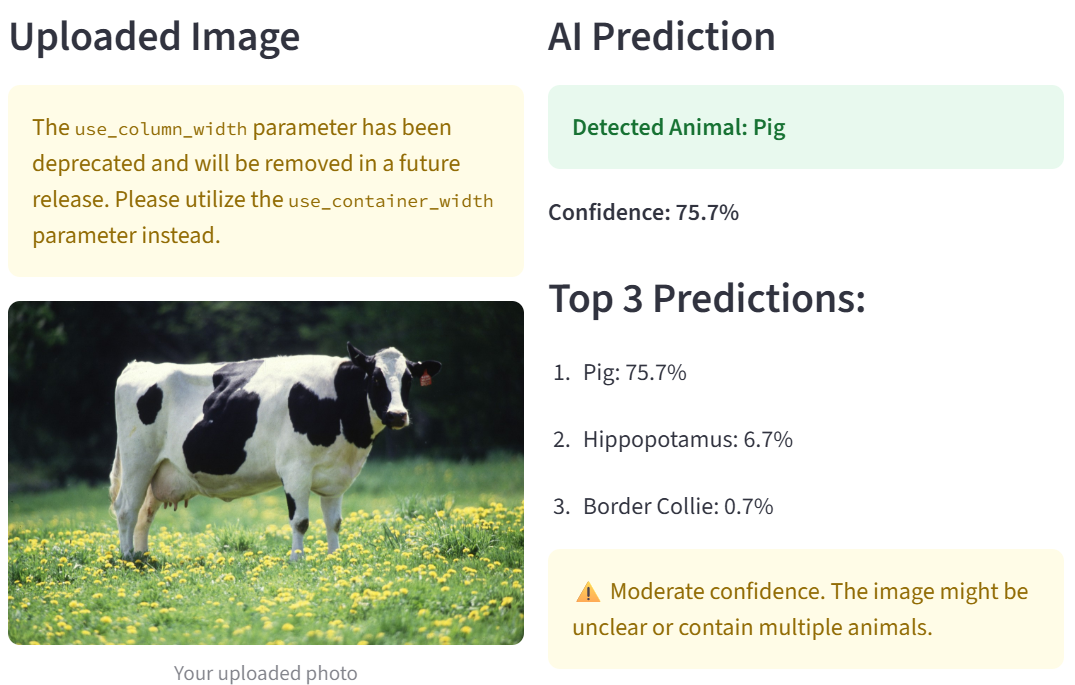
#> input picture attached_assets/image_1756903828935.png, 1075 x 685 px
$ python -i model_utils.py   (imports and definitions only)   (older library calls are emulated)
#> lines starting #> are read from the running program, lines starting #| are printed output that depends on the picture
#> further down, picture is the input picture: PIL image 1075x685 RGBA; mean R, G, B, A 211.2, 215, 200.4, 255
import numpy as np
from PIL import Image
import tensorflow as tf

# Try to import OpenCV with fallback
try:
    import cv2
    OPENCV_AVAILABLE = True
except ImportError:
    print("Warning: OpenCV not available, using PIL-only image processing")
    OPENCV_AVAILABLE = False

# [71 lines left out: function assess_image_quality, not called in this run]

def enhanced_preprocess_image(image, target_size=(224, 224)):
    """
    Enhanced preprocessing with quality improvements for better recognition

    Args:
        image: PIL Image object
        target_size: Target size for the image (width, height)

    Returns:
        Preprocessed image array ready for model prediction
    """
#> called with target_size = (224, 224)
    try:
        # Convert to RGB if needed
        if image.mode != 'RGB':
            image = image.convert('RGB')

        # Convert to numpy for processing
        img_array = np.array(image)

        # Apply OpenCV enhancements if available
        if OPENCV_AVAILABLE:
            # Apply histogram equalization for better contrast
            img_yuv = cv2.cvtColor(img_array, cv2.COLOR_RGB2YUV)
#> img_yuv: shape (685, 1075, 3); mean of channels 0, 1, 2 212.3, 122.1, 127.1
            img_yuv[:,:,0] = cv2.equalizeHist(img_yuv[:,:,0])
#> img_yuv: shape (685, 1075, 3); mean of channels 0, 1, 2 159.3, 122.1, 127.1
            img_array = cv2.cvtColor(img_yuv, cv2.COLOR_YUV2RGB)
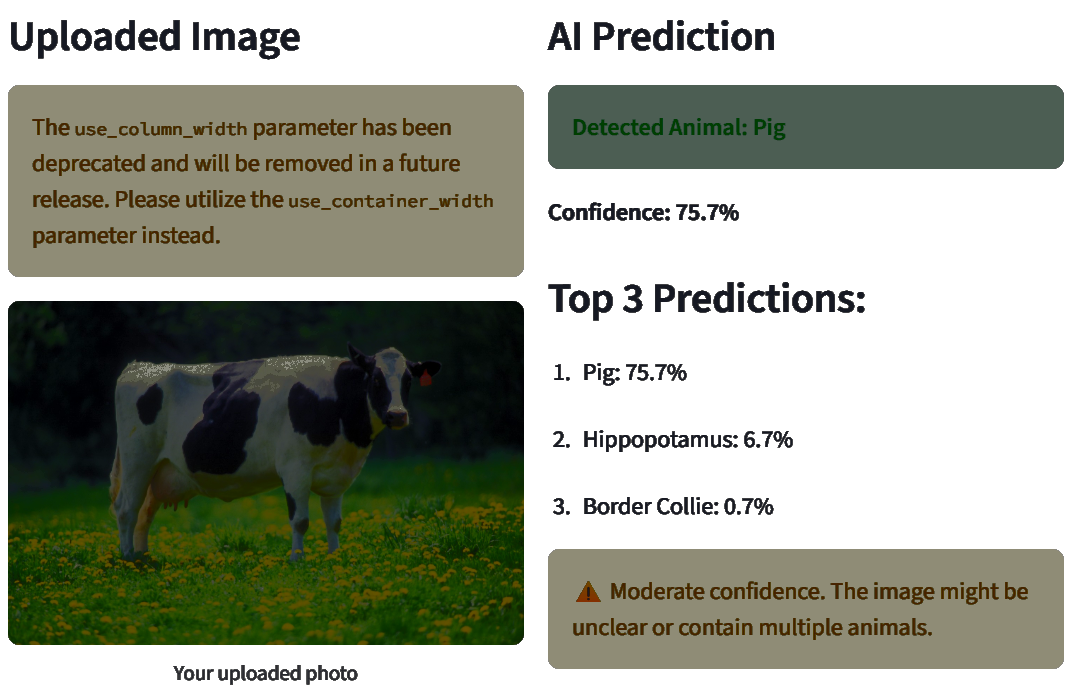
#> img_array: shape (685, 1075, 3); mean R, G, B 158.4, 162.3, 149.3

            # Apply slight gaussian blur to reduce noise
            img_array = cv2.GaussianBlur(img_array, (3, 3), 0)
        else:
            # Fallback: simple contrast enhancement using PIL
            from PIL import ImageEnhance
            image = ImageEnhance.Contrast(image).enhance(1.2)
            img_array = np.array(image)

        # Convert back to PIL for resizing
        image = Image.fromarray(img_array)

        # Resize image with high-quality resampling
        image = image.resize(target_size, Image.Resampling.LANCZOS)
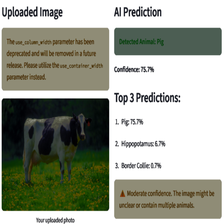
#> image: PIL image 224x224 RGB; mean R, G, B 158.1, 161.9, 149

        # Convert to numpy array
        img_array = np.array(image)

        # Normalize pixel values to [0, 1]
        img_array = img_array.astype(np.float32) / 255.0
#> img_array: shape (224, 224, 3) float32

        # Add batch dimension
        img_array = np.expand_dims(img_array, axis=0)

        # Preprocess for MobileNetV2 (scale to [-1, 1])
#> (the run stopped early here; a loop or call above may not have finished)
